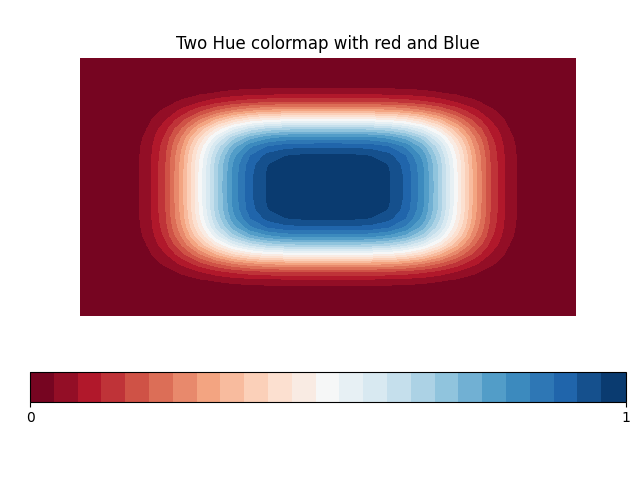

Source code (Python):
import numpy as np
from matplotlib import pyplot as plt
from mpl_toolkits.mplot3d import Axes3D

# Input X and Y limits, where 30 * 30 is domain plane size . On which our function plot will supure imposed.
X1,Y1=np.meshgrid(np.linspace(-1,1,30),np.linspace(-1,1,30))
Z1=np.exp(-10*((X1**4)+(Y1**4)))             # Domain Plane Z value
fig = plt.figure()
ax = fig.add_subplot()
ax.set_axis_off()
#Ploting the figure with our function for domain superimposed 
twohuemap =ax.contourf(X1, Y1, Z1, 30, offset=0, cmap='RdBu' )
# # Lets Plot colorbar for Z values
cbar =fig.colorbar(twohuemap, orientation='horizontal', spacing= 'proportional', shrink=1.2, ticks = range(0,30))

plt.title('Two Hue colormap with red and Blue')
plt.savefig('twohue.png')
plt.show()  # Plot Figure